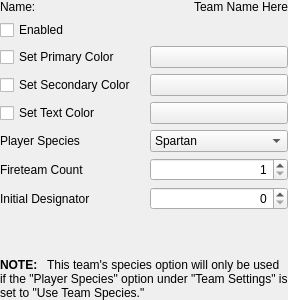
<?xml version="1.0" encoding="UTF-8"?>
<ui version="4.0">
 <class>PageMPSettingsTeamSpecific</class>
 <widget class="QWidget" name="PageMPSettingsTeamSpecific">
  <property name="geometry">
   <rect>
    <x>0</x>
    <y>0</y>
    <width>288</width>
    <height>300</height>
   </rect>
  </property>
  <property name="sizePolicy">
   <sizepolicy hsizetype="Expanding" vsizetype="Expanding">
    <horstretch>0</horstretch>
    <verstretch>0</verstretch>
   </sizepolicy>
  </property>
  <property name="windowTitle">
   <string>Form</string>
  </property>
  <layout class="QGridLayout" name="gridLayout" columnstretch="1,0,0">
   <property name="leftMargin">
    <number>0</number>
   </property>
   <property name="topMargin">
    <number>0</number>
   </property>
   <property name="rightMargin">
    <number>0</number>
   </property>
   <property name="bottomMargin">
    <number>0</number>
   </property>
   <item row="0" column="0">
    <widget class="QLabel" name="label_51">
     <property name="text">
      <string>Name:</string>
     </property>
    </widget>
   </item>
   <item row="2" column="0" colspan="2">
    <widget class="QCheckBox" name="fieldEnableColorPrimary">
     <property name="toolTip">
      <string>If this box is not checked, a game-engine-default color will be used.</string>
     </property>
     <property name="text">
      <string>Set Primary Color</string>
     </property>
    </widget>
   </item>
   <item row="2" column="2">
    <widget class="QPushButton" name="fieldButtonColorPrimary">
     <property name="contextMenuPolicy">
      <enum>Qt::NoContextMenu</enum>
     </property>
     <property name="toolTip">
      <string>Click here to open a color picker. This is the main team color, used for armor and objectives. Very dark colors will appear differently in-game due to how the shaders work.</string>
     </property>
     <property name="accessibleName">
      <string>Edit Primary Color</string>
     </property>
     <property name="text">
      <string/>
     </property>
    </widget>
   </item>
   <item row="3" column="0" colspan="2">
    <widget class="QCheckBox" name="fieldEnableColorSecondary">
     <property name="toolTip">
      <string>If this box is not checked, a game-engine-default color will be used.</string>
     </property>
     <property name="text">
      <string>Set Secondary Color</string>
     </property>
    </widget>
   </item>
   <item row="3" column="2">
    <widget class="QPushButton" name="fieldButtonColorSecondary">
     <property name="contextMenuPolicy">
      <enum>Qt::NoContextMenu</enum>
     </property>
     <property name="toolTip">
      <string>Click here to open a color picker.</string>
     </property>
     <property name="accessibleName">
      <string>Edit Secondary Color</string>
     </property>
     <property name="text">
      <string/>
     </property>
    </widget>
   </item>
   <item row="4" column="2">
    <widget class="QPushButton" name="fieldButtonColorText">
     <property name="contextMenuPolicy">
      <enum>Qt::NoContextMenu</enum>
     </property>
     <property name="toolTip">
      <string>Click here to open a color picker.</string>
     </property>
     <property name="accessibleName">
      <string>Edit Text Color</string>
     </property>
     <property name="text">
      <string/>
     </property>
     <property name="flat">
      <bool>false</bool>
     </property>
    </widget>
   </item>
   <item row="5" column="0" colspan="2">
    <widget class="QLabel" name="label_72">
     <property name="text">
      <string>Player Species</string>
     </property>
     <property name="buddy">
      <cstring>fieldSpecies</cstring>
     </property>
    </widget>
   </item>
   <item row="5" column="2">
    <widget class="QComboBox" name="fieldSpecies">
     <item>
      <property name="text">
       <string>Spartan</string>
      </property>
     </item>
     <item>
      <property name="text">
       <string>Elite</string>
      </property>
     </item>
    </widget>
   </item>
   <item row="6" column="0" colspan="2">
    <widget class="QLabel" name="label_73">
     <property name="text">
      <string>Fireteam Count</string>
     </property>
     <property name="buddy">
      <cstring>fieldFireteamCount</cstring>
     </property>
    </widget>
   </item>
   <item row="6" column="2">
    <widget class="QSpinBox" name="fieldFireteamCount">
     <property name="alignment">
      <set>Qt::AlignRight|Qt::AlignTrailing|Qt::AlignVCenter</set>
     </property>
     <property name="minimum">
      <number>1</number>
     </property>
     <property name="maximum">
      <number>31</number>
     </property>
    </widget>
   </item>
   <item row="7" column="0" colspan="2">
    <widget class="QLabel" name="label_71">
     <property name="text">
      <string>Initial Designator</string>
     </property>
     <property name="buddy">
      <cstring>fieldInitialDesignator</cstring>
     </property>
    </widget>
   </item>
   <item row="7" column="2">
    <widget class="QSpinBox" name="fieldInitialDesignator">
     <property name="alignment">
      <set>Qt::AlignRight|Qt::AlignTrailing|Qt::AlignVCenter</set>
     </property>
     <property name="maximum">
      <number>15</number>
     </property>
    </widget>
   </item>
   <item row="9" column="0" colspan="3">
    <widget class="QLabel" name="label_74">
     <property name="text">
      <string>&lt;b&gt;NOTE:&lt;/b&gt; &amp;nbsp; This team's species option will only be used if the &quot;Player Species&quot; option under &quot;Team Settings&quot; is set to &quot;Use Team Species.&quot;</string>
     </property>
     <property name="wordWrap">
      <bool>true</bool>
     </property>
    </widget>
   </item>
   <item row="4" column="0" colspan="2">
    <widget class="QCheckBox" name="fieldEnableColorText">
     <property name="toolTip">
      <string>If this box is not checked, a game-engine-default color will be used.</string>
     </property>
     <property name="text">
      <string>Set Text Color</string>
     </property>
    </widget>
   </item>
   <item row="8" column="0" colspan="3">
    <spacer name="verticalSpacer_15">
     <property name="orientation">
      <enum>Qt::Vertical</enum>
     </property>
     <property name="sizeHint" stdset="0">
      <size>
       <width>285</width>
       <height>45</height>
      </size>
     </property>
    </spacer>
   </item>
   <item row="0" column="2">
    <widget class="QLabel" name="fieldName">
     <property name="sizePolicy">
      <sizepolicy hsizetype="Preferred" vsizetype="Preferred">
       <horstretch>1</horstretch>
       <verstretch>0</verstretch>
      </sizepolicy>
     </property>
     <property name="text">
      <string>Team Name Here</string>
     </property>
     <property name="alignment">
      <set>Qt::AlignRight|Qt::AlignTrailing|Qt::AlignVCenter</set>
     </property>
    </widget>
   </item>
   <item row="1" column="0" colspan="2">
    <widget class="QCheckBox" name="fieldEnabled">
     <property name="text">
      <string>Enabled</string>
     </property>
    </widget>
   </item>
  </layout>
 </widget>
 <resources/>
 <connections/>
</ui>
